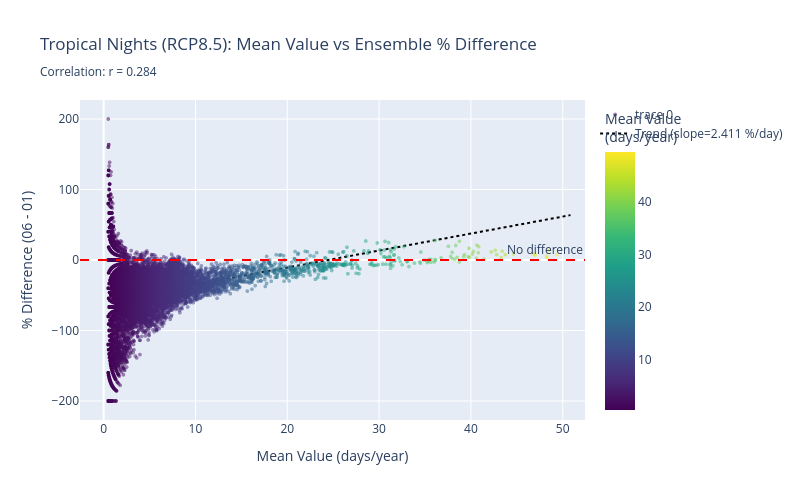
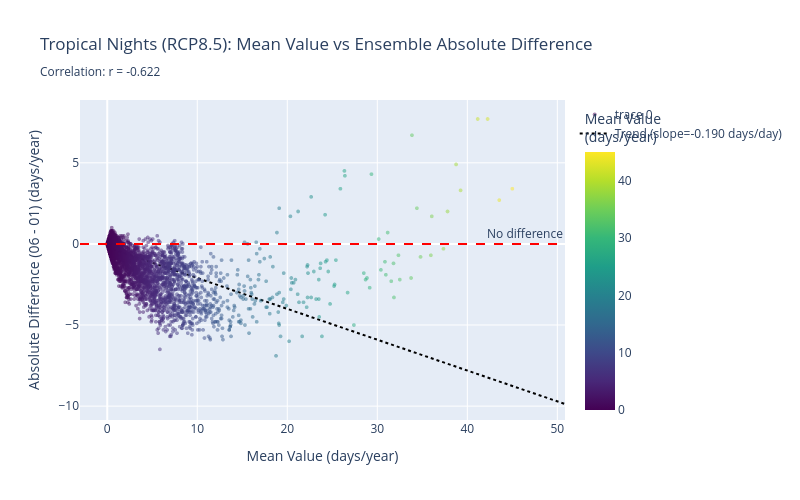

The code cell stored with these charts, in order, in its notebook:
### Code cell
print("RCP8.5 - Percentage Difference:")
fig_val_diff_pct_85 = plot_value_vs_difference(tropical_nights_01_85, tropical_nights_06_85,
                                                var_name='variable', metric_name='Tropical Nights (RCP8.5)',
                                                use_percentage=True)
fig_val_diff_pct_85.show()

print("RCP8.5 - Absolute Difference:")
fig_val_diff_abs_85 = plot_value_vs_difference(tropical_nights_01_85, tropical_nights_06_85,
                                                var_name='variable', metric_name='Tropical Nights (RCP8.5)',
                                                use_percentage=False)
fig_val_diff_abs_85.show()

### Figure 1 — Plotly figure (JSON) as saved in the notebook; plotly's stock layout.template omitted (floating-point values rounded to 4 significant figures; data arrays with more than 128 entries replaced by an {"elided": "..."} marker saying what was removed)
{"data": [{"hovertemplate": "Mean Value: %{x:.2f} days<br>% Difference: %{y:.1f}%<extra></extra>", "marker": {"color": {"elided": "10000 float values"}, "colorbar": {"title": {"text": "Mean Value<br>(days/year)"}, "x": 1.02}, "colorscale": [[0, "#440154"], [0.1111, "#482878"], [0.2222, "#3e4989"], [0.3333, "#31688e"], [0.4444, "#26828e"], [0.5556, "#1f9e89"], [0.6667, "#35b779"], [0.7778, "#6ece58"], [0.8889, "#b5de2b"], [1, "#fde725"]], "opacity": 0.5, "size": 4}, "mode": "markers", "type": "scattergl", "x": {"elided": "10000 float values"}, "y": {"elided": "10000 float values"}}, {"line": {"color": "black", "dash": "dot", "width": 2}, "mode": "lines", "name": "Trend (slope=2.411 %/day)", "type": "scatter", "x": [0.5, 1.009, 1.517, 2.026, 2.534, 3.043, 3.552, 4.06, 4.569, 5.077, 5.586, 6.094, 6.603, 7.112, 7.62, 8.129, 8.637, 9.146, 9.655, 10.16, 10.67, 11.18, 11.69, 12.2, 12.71, 13.21, 13.72, 14.23, 14.74, 15.25, 15.76, 16.27, 16.77, 17.28, 17.79, 18.3, 18.81, 19.32, 19.83, 20.33, 20.84, 21.35, 21.86, 22.37, 22.88, 23.39, 23.89, 24.4, 24.91, 25.42, 25.93, 26.44, 26.95, 27.46, 27.96, 28.47, 28.98, 29.49, 30.0, 30.51, 31.02, 31.52, 32.03, 32.54, 33.05, 33.56, 34.07, 34.58, 35.08, 35.59, 36.1, 36.61, 37.12, 37.63, 38.14, 38.64, 39.15, 39.66, 40.17, 40.68, 41.19, 41.7, 42.2, 42.71, 43.22, 43.73, 44.24, 44.75, 45.26, 45.76, 46.27, 46.78, 47.29, 47.8, 48.31, 48.82, 49.32, 49.83, 50.34, 50.85], "y": [-57.74, -56.51, -55.29, -54.06, -52.84, -51.61, -50.38, -49.16, -47.93, -46.7, -45.48, -44.25, -43.03, -41.8, -40.57, -39.35, -38.12, -36.9, -35.67, -34.44, -33.22, -31.99, -30.76, -29.54, -28.31, -27.09, -25.86, -24.63, -23.41, -22.18, -20.95, -19.73, -18.5, -17.28, -16.05, -14.82, -13.6, -12.37, -11.15, -9.919, -8.693, -7.467, -6.241, -5.015, -3.788, -2.562, -1.336, -0.1098, 1.116, 2.343, 3.569, 4.795, 6.021, 7.247, 8.474, 9.7, 10.93, 12.15, 13.38, 14.6, 15.83, 17.06, 18.28, 19.51, 20.74, 21.96, 23.19, 24.41, 25.64, 26.87, 28.09, 29.32, 30.54, 31.77, 33.0, 34.22, 35.45, 36.68, 37.9, 39.13, 40.35, 41.58, 42.81, 44.03, 45.26, 46.49, 47.71, 48.94, 50.16, 51.39, 52.62, 53.84, 55.07, 56.29, 57.52, 58.75, 59.97, 61.2, 62.43, 63.65]}], "layout": {"annotations": [{"showarrow": false, "text": "No difference", "x": 1, "xanchor": "right", "xref": "x domain", "y": 0, "yanchor": "bottom", "yref": "y"}], "height": 500, "shapes": [{"line": {"color": "red", "dash": "dash"}, "type": "line", "x0": 0, "x1": 1, "xref": "x domain", "y0": 0, "y1": 0, "yref": "y"}], "showlegend": true, "title": {"text": "Tropical Nights (RCP8.5): Mean Value vs Ensemble % Difference<br><sub>Correlation: r = 0.284</sub>"}, "width": 800, "xaxis": {"title": {"text": "Mean Value (days/year)"}}, "yaxis": {"title": {"text": "% Difference (06 - 01)"}}}}

### Figure 2 — Plotly figure (JSON) as saved in the notebook; plotly's stock layout.template omitted (floating-point values rounded to 4 significant figures; data arrays with more than 128 entries replaced by an {"elided": "..."} marker saying what was removed)
{"data": [{"hovertemplate": "Mean Value: %{x:.2f} days<br>Difference: %{y:.2f} days<extra></extra>", "marker": {"color": {"elided": "10000 float values"}, "colorbar": {"title": {"text": "Mean Value<br>(days/year)"}, "x": 1.02}, "colorscale": [[0, "#440154"], [0.1111, "#482878"], [0.2222, "#3e4989"], [0.3333, "#31688e"], [0.4444, "#26828e"], [0.5556, "#1f9e89"], [0.6667, "#35b779"], [0.7778, "#6ece58"], [0.8889, "#b5de2b"], [1, "#fde725"]], "opacity": 0.5, "size": 4}, "mode": "markers", "type": "scattergl", "x": {"elided": "10000 float values"}, "y": {"elided": "10000 float values"}}, {"line": {"color": "black", "dash": "dot", "width": 2}, "mode": "lines", "name": "Trend (slope=-0.190 days/day)", "type": "scatter", "x": [0, 0.5136, 1.027, 1.541, 2.055, 2.568, 3.082, 3.595, 4.109, 4.623, 5.136, 5.65, 6.164, 6.677, 7.191, 7.705, 8.218, 8.732, 9.245, 9.759, 10.27, 10.79, 11.3, 11.81, 12.33, 12.84, 13.35, 13.87, 14.38, 14.9, 15.41, 15.92, 16.44, 16.95, 17.46, 17.98, 18.49, 19.0, 19.52, 20.03, 20.55, 21.06, 21.57, 22.09, 22.6, 23.11, 23.63, 24.14, 24.65, 25.17, 25.68, 26.2, 26.71, 27.22, 27.74, 28.25, 28.76, 29.28, 29.79, 30.3, 30.82, 31.33, 31.85, 32.36, 32.87, 33.39, 33.9, 34.41, 34.93, 35.44, 35.95, 36.47, 36.98, 37.5, 38.01, 38.52, 39.04, 39.55, 40.06, 40.58, 41.09, 41.6, 42.12, 42.63, 43.15, 43.66, 44.17, 44.69, 45.2, 45.71, 46.23, 46.74, 47.25, 47.77, 48.28, 48.8, 49.31, 49.82, 50.34, 50.85], "y": [-0.2014, -0.2991, -0.3967, -0.4943, -0.592, -0.6896, -0.7873, -0.8849, -0.9825, -1.08, -1.178, -1.275, -1.373, -1.471, -1.568, -1.666, -1.764, -1.861, -1.959, -2.057, -2.154, -2.252, -2.349, -2.447, -2.545, -2.642, -2.74, -2.838, -2.935, -3.033, -3.131, -3.228, -3.326, -3.423, -3.521, -3.619, -3.716, -3.814, -3.912, -4.009, -4.107, -4.205, -4.302, -4.4, -4.498, -4.595, -4.693, -4.79, -4.888, -4.986, -5.083, -5.181, -5.279, -5.376, -5.474, -5.572, -5.669, -5.767, -5.864, -5.962, -6.06, -6.157, -6.255, -6.353, -6.45, -6.548, -6.646, -6.743, -6.841, -6.938, -7.036, -7.134, -7.231, -7.329, -7.427, -7.524, -7.622, -7.72, -7.817, -7.915, -8.013, -8.11, -8.208, -8.305, -8.403, -8.501, -8.598, -8.696, -8.794, -8.891, -8.989, -9.087, -9.184, -9.282, -9.379, -9.477, -9.575, -9.672, -9.77, -9.868]}], "layout": {"annotations": [{"showarrow": false, "text": "No difference", "x": 1, "xanchor": "right", "xref": "x domain", "y": 0, "yanchor": "bottom", "yref": "y"}], "height": 500, "shapes": [{"line": {"color": "red", "dash": "dash"}, "type": "line", "x0": 0, "x1": 1, "xref": "x domain", "y0": 0, "y1": 0, "yref": "y"}], "showlegend": true, "title": {"text": "Tropical Nights (RCP8.5): Mean Value vs Ensemble Absolute Difference<br><sub>Correlation: r = -0.622</sub>"}, "width": 800, "xaxis": {"title": {"text": "Mean Value (days/year)"}}, "yaxis": {"title": {"text": "Absolute Difference (06 - 01) (days/year)"}}}}
